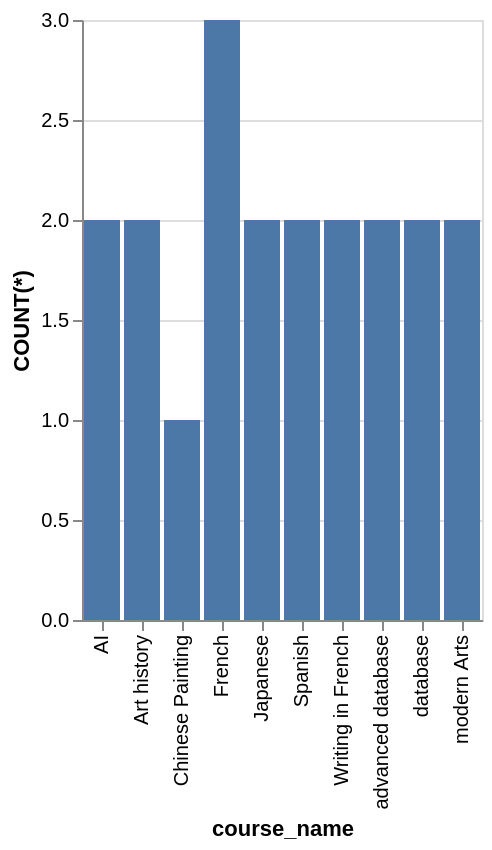

The Vega-Lite source for this figure:
### Vega-Lite specification from a JSON file in a GitHub repository (floating-point values rounded to 4 significant figures)
{"data": {"values": [{"x_data": "AI", "y_data": 2}, {"x_data": "Art history", "y_data": 2}, {"x_data": "Chinese Painting", "y_data": 1}, {"x_data": "French", "y_data": 3}, {"x_data": "Japanese", "y_data": 2}, {"x_data": "Spanish", "y_data": 2}, {"x_data": "Writing in French", "y_data": 2}, {"x_data": "advanced database", "y_data": 2}, {"x_data": "database", "y_data": 2}, {"x_data": "modern Arts", "y_data": 2}]}, "mark": "bar", "encoding": {"x": {"field": "x_data", "type": "nominal", "title": "course_name", "sort": "ascending"}, "y": {"field": "y_data", "type": "quantitative", "title": "COUNT(*)"}}}
